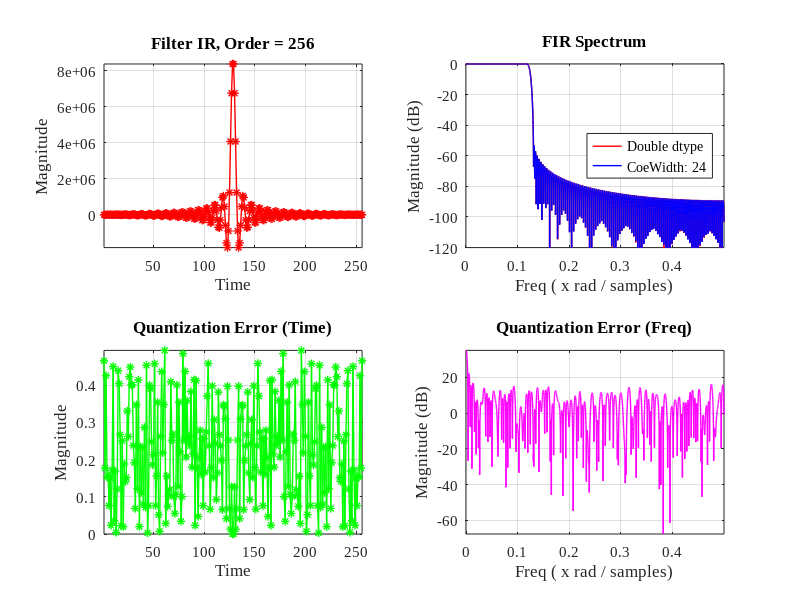
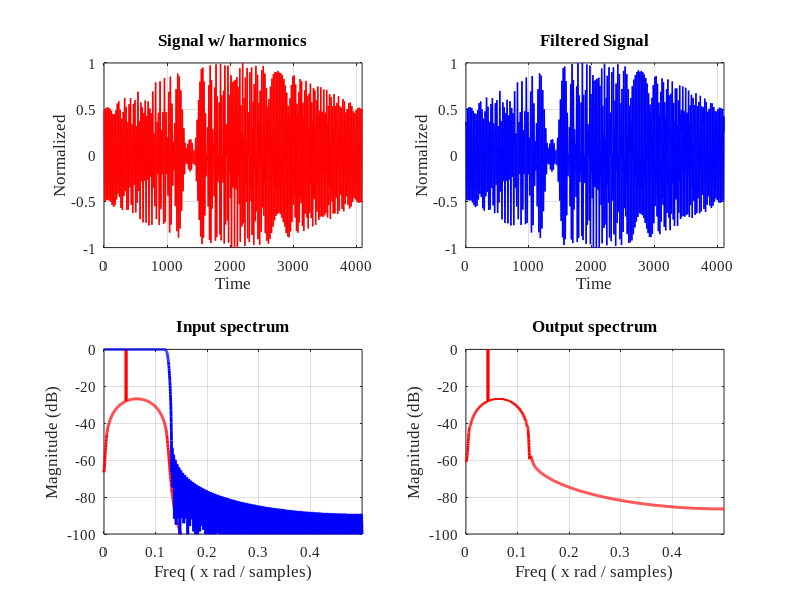

MATLAB code to generate these figures, in order:
%% ------------------------------------------------------------------------
%
% Title       : test_fir.m
% Author      : Alexander Kapitanov 
% E-mail      : sallador@bk.ru 
% Version     : 1.0  
%
% -------------------------------------------------------------------------
%
% Description : 
%    Create your FIR filters and use it in FPGA projects!
%
% -------------------------------------------------------------------------
%
% Version     : 1.0 
% Date        : 2017.03.20 
%
%% ------------------------------------------------------------------------ 
%
%   GNU GENERAL PUBLIC LICENSE
% Version 3, 29 June 2007
%
%   Copyright (c) 2018 Kapitanov Alexander
%
% This program is free software: you can redistribute it and/or modify
% it under the terms of the GNU General Public License as published by
% the Free Software Foundation, either version 3 of the License, or
% (at your option) any later version.
%
% You should have received a copy of the GNU General Public License
% along with this program.  If not, see <http://www.gnu.org/licenses/>.
%
% THERE IS NO WARRANTY FOR THE PROGRAM, TO THE EXTENT PERMITTED BY
% APPLICABLE LAW. EXCEPT WHEN OTHERWISE STATED IN WRITING THE COPYRIGHT 
% HOLDERS AND/OR OTHER PARTIES PROVIDE THE PROGRAM "AS IS" WITHOUT WARRANTY 
% OF ANY KIND, EITHER EXPRESSED OR IMPLIED, INCLUDING, BUT NOT LIMITED TO, 
% THE IMPLIED WARRANTIES OF MERCHANTABILITY AND FITNESS FOR A PARTICULAR 
% PURPOSE.  THE ENTIRE RISK AS TO THE QUALITY AND PERFORMANCE OF THE PROGRAM 
% IS WITH YOU.  SHOULD THE PROGRAM PROVE DEFECTIVE, YOU ASSUME THE COST OF 
%  ALL NECESSARY SERVICING, REPAIR OR CORRECTION. 
%
%% ------------------------------------------------------------------------
  
set(0, 'DefaultAxesFontSize', 11, 'DefaultAxesFontName', 'Times New Roman');
set(0, 'DefaultTextFontSize', 11, 'DefaultTextFontName', 'Times New Roman'); 

close all;
clear all;
clf;

%% ------------------------------------------------------------------------

% if IS_XXX = 'y' - use section, else if IS_XXX = 'n' - don't use section
IS_PLOT1    = 'Y'; % Main info: FIR: Impulse/Freq responce, Quant. errors
IS_PLOT2    = 'Y'; % Signal data plot via FIR filter

IS_COE      = 'N'; % create *.COE Xilinx file
IS_TAPS     = 'N'; % create *.TAPS file for Graychip
IS_HDR      = 'N'; % create *.H file (header)

IS_HLS      = 'N'; % use example for Vivado HLS

f1          = 125000; % First freq (passband)
Fs          = 1000000; % Sampling freq

% f2 = 110000; % Second freq (stopband)

N           = 256; % Filter order
COE_WIDTH   = 24; % Real width for FIR coeffs (Implementation)

BETA        = 5; % Beta (Kaiser)
WIND        = kaiser(N, BETA); % KAISER WINDOW IS USED!
%WIND       = hamming(N, 'symmetric'); 

NFFT        = 2^12; % Number of FFT points (may leave this)

%% ------------------------------------------------------------------------
% ---- Set freqs for signal
F1          = 10; 
F2          = 100; 
F3          = 1400; 
F4          = 0; 

Asig        = (2^15)-1;
Fsig        = 4;
Fm          = NFFT/8;
Fnz         = 350;
Anz         = 1;

SNR         = 30; % Set noise params

%% ------------------------------------------------------------------------
% Calculate filter
%delta_f = f2-f1;
f   =  [f1]/(Fs/2);
t   = 1:N;

% Filter type: 'low', 'high', 'stop', 'pass';
Hc = fir1(N-1, f, 'low', WIND);

Hc_n = (Hc/max(Hc))*(2^(COE_WIDTH-1)-1);
Hc_r = round(Hc_n);
Hf = 20 * log10(abs(fftshift(fft(Hc_n, NFFT))));
Sp_err = 20*log10(abs(fftshift(fft(Hc_r, NFFT))));

% Hph = arg(fftshift(fft(Hc_n, NFFT)));
Hph = (fftshift(fft(Hc_n, NFFT)));
ff = -0.5:1/NFFT:0.5-1/NFFT;

%freqz(Hc_r);
%freqz(Hc_n);

% Plot FIR in T/F Domains
if (IS_PLOT1 == 'Y')
  figure(1)
    subplot(2,2,1);
    plot(t, Hc_r, '*-', 'LineWidth', 1, 'Color',[1 0 0]);
    axis tight;
    title(['Filter IR, Order = ',num2str(N)]);
    xlabel ('Time');
    ylabel ('Magnitude');
    grid on;

    %  subplot(2,2,2);
    %  plot(ff, Hf-max(Hf), '-', 'LineWidth', 1, 'Color',[0 0 1]);
    %  %axis tight;
    %  axis([0 ff(NFFT) -120 0])
    %  title('FIR filter Spectrum');
    %  xlabel ('Freq ( x rad / samples)');
    %  ylabel ('Magnitude (dB)');  
    %  grid on;
 
    subplot(2,2,2);
    plot(ff, Hf-max(Hf), '-', 'LineWidth', 1, 'Color',[1 0 0]);
    hold on
    
    plot(ff, Sp_err-max(Sp_err), '-', 'LineWidth', 1, 'Color',[0 0 1]);
    grid on;
    axis([0 ff(NFFT) -120 0]) 
    title('FIR Spectrum');
    xlabel ('Freq ( x rad / samples)');
    ylabel ('Magnitude (dB)');  
    legend ('Double dtype', ['CoeWidth: ',num2str(COE_WIDTH)], 'location', 'east'); 
end

%% ------------------------------------------------------------------------
% Find calc error
q1 = abs(Hc_n - Hc_r);
Hc_err = 20*log10(abs(fftshift(fft(q1, NFFT))));

if (IS_PLOT1 == 'Y')
  figure(1)
    subplot(2,2,3);
    plot(q1, '*-', 'LineWidth', 1, 'Color',[0 1 0]);
    axis tight;
    title('Quantization Error (Time)');
    xlabel ('Time');
    ylabel ('Magnitude');  
    grid on; 

    subplot(2,2,4);
    plot(ff(NFFT/2:NFFT), Hc_err(NFFT/2:NFFT), '-', 'LineWidth', 1, 'Color',[1 0 1]);
    title('Quantization Error (Freq)');
    % axis([0 0.5 -60 20])
    axis tight;
    xlabel ('Freq ( x rad / samples)');
    ylabel ('Magnitude (dB)');  
    grid on;
end

%% -----------------------------------------------------------------------
% Find spectrun error for implementation

% Sp_err = 20*log10(abs(fftshift(fft(Hc_r, NFFT))));

%figure(2)
%  plot(ff, Hf-max(Hf), '-', 'LineWidth', 1, 'Color',[1 0 0]);
%  hold on
%  
%  plot(ff, Sp_err-max(Sp_err), '-', 'LineWidth', 1, 'Color',[0 0 1]);
%  grid on;
%  axis([0 ff(NFFT) -120 0]) 
%  title('Frequency Spectrum for Implementation');
%  xlabel ('Freq ( x rad / samples)');
%  ylabel ('Magnitude (dB)');  
%  legend ('Red - Double', 'Blue - Quantized', 'location', 'northeast');
%% -----------------------------------------------------------------------

% Create signal for FIR filter !
SEED = 1;

% Signal #1
SIGNAL = sin(2*pi*[1:NFFT]*(F1/NFFT))+sin(2*pi*[1:NFFT]*(F2/NFFT)) + ...
  + sin(2*pi*[1:NFFT]*(F3/NFFT))+sin(2*pi*[1:NFFT]*(F4/NFFT));

% Signal #2

SIGNAL = zeros(1,NFFT);
for i = 1:NFFT
  SIGNAL(1,i) = round(Asig * cos((Fsig*i + (Fm / NFFT)*i*i/2) * 2*pi/NFFT) * sin(i* pi / NFFT)) + ...
  + round((Asig/Anz) * cos(Fnz * i * pi / NFFT));
% SIGNAL(1,i) = sin(600 * i * pi / NFFT);

end
  
Dt = awgn(SIGNAL, SNR, 0, SEED);     
SIGNAL = Dt;  

FFT_SIG = 20 * log10(abs(fftshift(fft(SIGNAL, NFFT))));
SIGFIL = filter2 (Hc_r, SIGNAL, "same");
% SIGFIL = filter(Hc_r, 1, SIGNAL);

NSig_n = SIGNAL / max(SIGNAL);
FSig_n = SIGFIL / max(SIGFIL);

%% -----------------------------------------------------------------------
figure(2)
  subplot(2,2,1);
  plot(NSig_n, '-', 'LineWidth', 1, 'Color',[1 0 0]);
  grid on;  
  %axis tight;
  axis([0 NFFT/1 -1 1]) 
  title('Signal w/ harmonics');
  xlabel('Time');
  ylabel('Normalized');
  
  subplot(2,2,2)
  plot(FSig_n, '-', 'LineWidth', 1, 'Color',[0 0 1]);
  grid on; 
  %axis tight;
  axis([0 NFFT/1 -1 1]) 
  title('Filtered Signal');
  xlabel('Time');
  ylabel('Normalized');

 
XFIL = 20 * log10(abs(fftshift(fft(Hc_r, NFFT))));
FFT_OUT = 20 * log10(abs(fftshift(fft(SIGFIL, NFFT))));
% FFT_OUT = 20 * log10( 10.^(FFT_SIG/20) .* 10.^(XFIL/20));
% FFT_OUT = FFT_SIG + XFIL;
figure(2)
  subplot(2,2,3);
  plot(ff, FFT_SIG-max(FFT_SIG), '-', 'LineWidth', 2, 'Color',[1 0 0]);
  hold on; 
  axis([0 ff(NFFT) -100 0]) 
  
  plot(ff, XFIL-max(XFIL), '-', 'LineWidth', 2, 'Color',[0 0 1]);
  hold off;
  %axis tight;
  axis([0 ff(NFFT) -100 0]) 
  title('Input spectrum');
  xlabel ('Freq ( x rad / samples)');
  ylabel ('Magnitude (dB)');  
  grid on; 
  
  subplot(2,2,4);
  plot(ff, FFT_OUT-max(FFT_OUT), '-', 'LineWidth', 2, 'Color',[1 0 0]);
  axis([0 ff(NFFT) -100 0]) 
  title('Output spectrum');
  xlabel ('Freq ( x rad / samples)');
  ylabel ('Magnitude (dB)');  
  grid on;

%[n, w, beta, ftype] = kaiserord ([1000, 1200], [1, 0], [0.05, 0.05], 11025);
% b = fir1 (n, w, kaiser (n+1, beta), ftype, "noscale");
% freqz (b, 1, [], 11025);  
  
%radix=10;
%coefdata=-200,1200,2047,1200,-200;

%% -----------------------------------------------------------------------
% Load coefs to files: .coe, .taps, .h

if (IS_COE == 'Y') 
  fid = fopen ("fir_filter.coe", "w");
  fprintf(fid, "Radix = 10;\n");
  fprintf(fid, "Coefficient_Width = %d;\n", COE_WIDTH);
  fprintf(fid, "Coefdata =\n");
  for i = 1:N
    if (i == N)
      fprintf(fid, "%d;\n", Hc_r(1,i));
    else
      fprintf(fid, "%d,\n", Hc_r(1,i));
    end
  end
  fclose(fid);
end

if (IS_TAPS == 'Y') 
  fid = fopen ("fir_filter.taps", "w");
  for i = 1:N
    fprintf(fid, "%d\n", Hc_r(1,i));
  end
  fclose(fid);
end

if (IS_HDR == 'Y') 
  fid = fopen ("fir_filter.h", "w");
  fprintf(fid, "const int BL = %d;\n",  N);
  fprintf(fid, "const int B[%d] = {\n", N);
  for i = 1:N
    if (i == N)
      fprintf(fid, "%d}\n", Hc_r(1,i));
    else
      fprintf(fid, "%d,\n", Hc_r(1,i));
    end
  end
  fclose(fid);
end
%% -----------------------------------------------------------------------
if (IS_HLS == 'Y')
  Asig = (2^14)-1;
  Fsig = 1;
  Fm = NFFT/2;

  % Signal #1
  Dat = zeros(NFFT,1);
  for i = 1:NFFT
    Dat(i,1) = round(Asig * cos((Fsig*i + (Fm / NFFT)*i*i/2) * 2*pi/NFFT) * sin(i* pi / NFFT));
  end

  % Signal #2
  MD = 128;
  for i = 1:NFFT
    if (mod(i,MD) == 1)
      Dat(i,1) = round(Asig);
    else
      Dat(i,1) = 0;
    end
  end

  % Adding noise
  SNR = -10;
  SEED = 1;

  DatX = awgn(Dat, SNR, 0, SEED);     
  DSV = round(DatX);
  %% ------------------------------------------------------------------------

  % Save data to file
  % fid = fopen ('din.dat', 'w');
  % for i = 1:NFFT
  %     fprintf(fid, '%d %d\n', i, DSV(i));
  % end
  % fclose(fid);

 
  % FIR Filter
  COEF = Hc_r / 2^18;
  Dout = filter(COEF, 1, DSV);
  DFIR = round(Dout/2^0);

 %% -----------------------------------------------------------------------
  figure(3) % Plot loaded data in Time Domain
  subplot(2,1,1)  
  plot(DSV(1:NFFT), '-', 'LineWidth', 1, 'Color',[1 0  0])

  hold on
  grid on
  axis tight     
  title(['Input Data'])
  %% ------------------------------------------------------------------------
  figure(3) % Plot loaded data in Time Domain
  subplot(2,1,2)
  % plot(Hc_r(1:N), '-', 'LineWidth', 1, 'Color',[0 0  1])
  plot(Dout(1:NFFT), '-', 'LineWidth', 1, 'Color',[0 0  1])
  hold on
  grid on
  axis tight     
  %title(['FIR IR'])
  title(['Output Data'])
  %% ------------------------------------------------------------------------


%  figure(3) % Plot loaded data in Time Domain
%  subplot(2,2,3)
%  plot(Dout(1:NFFT), '-', 'LineWidth', 1, 'Color',[1 0  0])
%  hold on
%  grid on
%  axis tight     
%  title(['Output Data'])
  %% ------------------------------------------------------------------------
  fid = fopen ('fir_gold.dat', 'w');
  for i = 1:NFFT
    fprintf(fid, '%d\n', DFIR(i));
  end
  fclose(fid);

  fid = fopen ('fir_data.dat', 'w');
  for i = 1:NFFT
    fprintf(fid, '%d\n', DSV(i));
  end
  fclose(fid);

  fid = fopen ('fir_coe.dat', 'w');
  for i = 1:N
    fprintf(fid, '%d\n', Hc_r(i));
  end
  fclose(fid);
end
